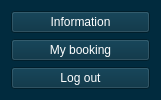
    <widget class="QWidget" name="LeftMenu" native="true">
     <property name="geometry">
      <rect>
       <x>890</x>
       <y>210</y>
       <width>161</width>
       <height>0</height>
      </rect>
     </property>
     <property name="sizePolicy">
      <sizepolicy hsizetype="Minimum" vsizetype="Ignored">
       <horstretch>0</horstretch>
       <verstretch>0</verstretch>
      </sizepolicy>
     </property>
     <property name="minimumSize">
      <size>
       <width>161</width>
       <height>0</height>
      </size>
     </property>
     <property name="maximumSize">
      <size>
       <width>161</width>
       <height>0</height>
      </size>
     </property>
     <property name="styleSheet">
      <string notr="true">background-color: rgb(1, 43, 62);</string>
     </property>
     <layout class="QVBoxLayout" name="verticalLayout">
      <item>
       <widget class="QPushButton" name="Info">
        <property name="styleSheet">
         <string notr="true">

QPushButton{ 
	font: 10pt&quot;Maragsa&quot;;
	color: rgb(255, 255, 255);
	background-color: rgb(1, 43, 62);
	border-bottom: 0.5px solid transparent 
	
} 

QPushButton:hover{ 
	
	background-color: rgb(255, 255, 255);
	color: rgb(1, 43, 62);
} 

QPushButton:pressed{ 
	background-color:rgb(255,255,255);  
}


	</string>
        </property>
        <property name="text">
         <string>Information</string>
        </property>
       </widget>
      </item>
      <item>
       <widget class="QPushButton" name="MyBooking">
        <property name="styleSheet">
         <string notr="true">

QPushButton{ 
	font: 10pt&quot;Maragsa&quot;;
	color: rgb(255, 255, 255);
	background-color: rgb(1, 43, 62);
	border-bottom: 0.5px solid transparent 
	
} 

QPushButton:hover{ 
	
	background-color: rgb(255, 255, 255);
	color: rgb(1, 43, 62);
} 

QPushButton:pressed{ 
	background-color:rgb(255,255,255);  
}


	</string>
        </property>
        <property name="text">
         <string>My booking</string>
        </property>
       </widget>
      </item>
      <item>
       <widget class="QPushButton" name="LogOut">
        <property name="styleSheet">
         <string notr="true">

QPushButton{ 
	font: 10pt&quot;Maragsa&quot;;
	color: rgb(255, 255, 255);
	background-color: rgb(1, 43, 62);
	border-bottom: 0.5px solid transparent 
	
} 

QPushButton:hover{ 
	
	background-color: rgb(255, 255, 255);
	color: rgb(1, 43, 62);
} 

QPushButton:pressed{ 
	background-color:rgb(255,255,255);  
}


	</string>
        </property>
        <property name="text">
         <string>Log out</string>
        </property>
       </widget>
      </item>
     </layout>
    </widget>
